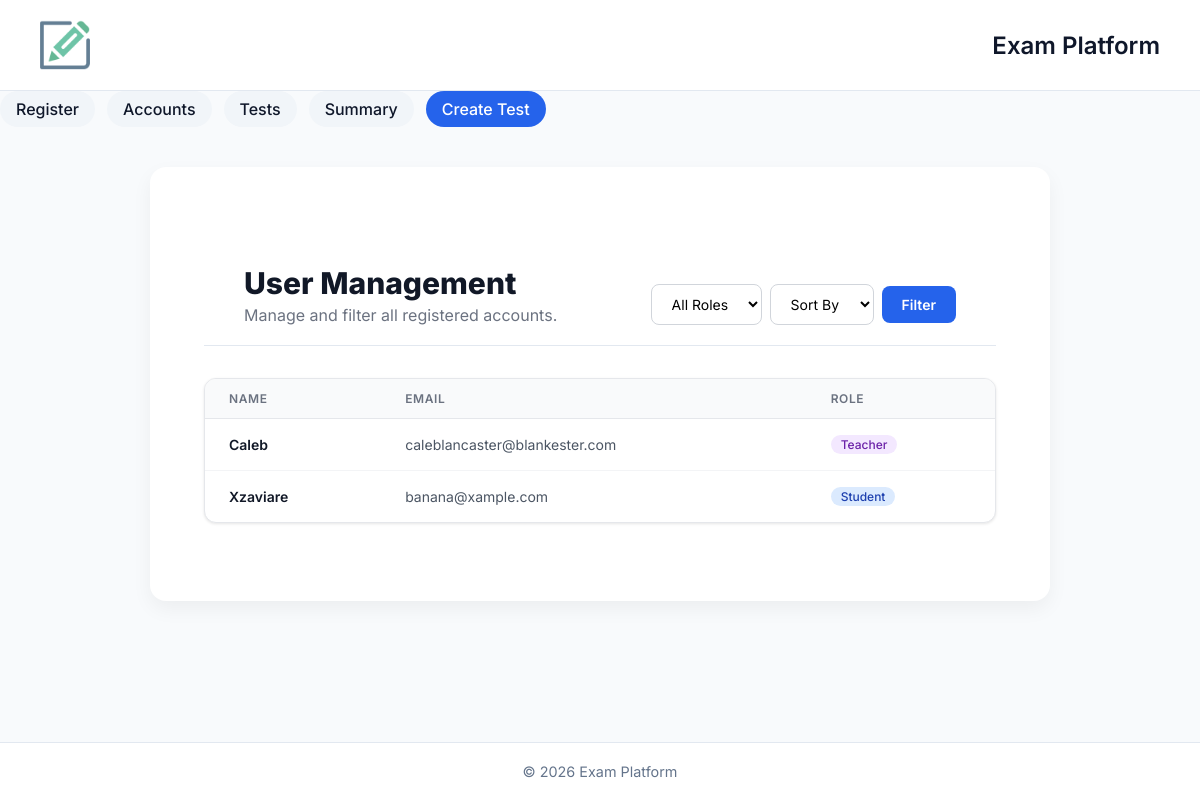
Screenshot of /accounts with the database file from the repository.
### app/models/user.py (models this page shows)
class User(db.Model):
    __tablename__ = "users"
    id = db.Column(db.Integer, primary_key=True)
    name = db.Column(db.String(100))
    email = db.Column(db.String(100))
    role = db.Column(db.Enum("student", "teacher"))
    created_at = db.Column(db.DateTime, default=db.func.current_timestamp())
    submissions = db.relationship("Submission", back_populates="student", foreign_keys="Submission.student_id")
    graded_submissions = db.relationship("Submission", back_populates="grader", foreign_keys="Submission.graded_by")
    tests_created = db.relationship("Test", back_populates="teacher")

### app/routes/routes.py (the view)
@bp.route("/accounts")
def accounts():
    users_query = User.query
    role_filter = request.args.get("role")
    sort_by = request.args.get("sort")
    if role_filter in ("student", "teacher"):
        users_query = users_query.filter_by(role=role_filter)
    if sort_by == "name":
        users_query = users_query.order_by(User.name)
    elif sort_by == "date":
        users_query = users_query.order_by(User.created_at.desc())
    users = users_query.all()
    return render_template("accounts.html", users=users)

### app/templates/accounts.html (shortened to what this page needs)
{% extends "base.html" %}
{% block content %}
<div class="manage-container">
    <header class="page-header">
        <div class="header-title">
            <h1>User Management</h1>
            <p>Manage and filter all registered accounts.</p>
        </div>
        <form method="GET" action="/accounts" class="filter-form">
            <select name="role" class="filter-select">
                <option value="">All Roles</option>
            </select>
            <select name="sort" class="filter-select">
                <option value="">Sort By</option>
            </select>
            <button type="submit" class="btn-filter">Filter</button>
        </form>
    </header>
    <div class="table-card">
        <table class="user-table">
            <thead>
                <tr>
                    <th>Name</th>
                    <th>Email</th>
                    <th>Role</th>
                </tr>
            </thead>
            <tbody>
                {% for user in users %}
                <tr>
                    <td class="user-name">{{ user.name }}</td>
                    <td class="user-email">{{ user.email }}</td>
                    <td>
                        <span class="badge {% if user.role == 'teacher' %}badge-teacher{% else %}badge-student{% endif %}">
                            {{ user.role }}
                        </span>
                    </td>
                </tr>
                {% else %}
                <tr>
                    <td colspan="3" class="empty-state">No users found matching your criteria.</td>
                </tr>
                {% endfor %}
            </tbody>
        </table>
    </div>
{% endblock %}

### app/templates/base.html (style rules this page uses)
* { margin: 0; padding: 0; box-sizing: border-box; font-family: 'Inter', sans-serif; }
body { background: #f8fafc; color: #0f172a; min-height: 100vh; display: flex; flex-direction: column; }
header { background: #ffffff; padding: 20px 40px; display: flex; justify-content: space-between; align-items: center; border-bottom: 1px solid #e2e8f0; }
h1 { font-size: 1.5rem; font-weight: 600; }

### app/templates/accounts.html (style rules this page uses)
.manage-container { max-width: 1100px; margin: 3rem auto; padding: 0 1.5rem; font-family: 'Inter', system-ui, -apple-system, sans-serif; }
.page-header { display: flex; flex-wrap: wrap; justify-content: space-between; align-items: flex-end; margin-bottom: 2rem; gap: 1.5rem; }
.header-title h1 { font-size: 1.875rem; font-weight: 800; color: #111827; margin: 0 0 0.25rem 0; }
.header-title p { color: #6b7280; margin: 0; }
.filter-form { display: flex; gap: 0.5rem; align-items: center; }
.filter-select { padding: 0.625rem 1rem; border-radius: 0.5rem; border: 1px solid #d1d5db; background-color: white; font-size: 0.875rem; transition: border-color 0.2s; }
.btn-filter { padding: 0.625rem 1.25rem; background-color: #2563eb; color: white; font-weight: 600; font-size: 0.875rem; border-radius: 0.5rem; border: none; cursor: pointer; transition: background-color 0.2s; }
.table-card { background: white; border-radius: 0.75rem; border: 1px solid #e5e7eb; box-shadow: 0 1px 3px rgba(0, 0, 0, 0.1); overflow: hidden; }
.user-table { width: 100%; border-collapse: collapse; text-align: left; }
.user-table thead { background-color: #f9fafb; border-bottom: 1px solid #e5e7eb; }
.user-table th { padding: 0.75rem 1.5rem; font-size: 0.75rem; font-weight: 600; text-transform: uppercase; letter-spacing: 0.05em; color: #6b7280; }
.user-table td { padding: 1rem 1.5rem; font-size: 0.875rem; border-bottom: 1px solid #f3f4f6; }
.user-table tr:last-child td { border-bottom: none; }
.user-name { font-weight: 600; color: #111827; }
.user-email { color: #4b5563; }
.badge { display: inline-flex; align-items: center; padding: 0.125rem 0.625rem; border-radius: 9999px; font-size: 0.75rem; font-weight: 500; text-transform: capitalize; }
.badge-teacher { background-color: #f3e8ff; color: #6b21a8; }
.badge-student { background-color: #dbeafe; color: #1e40af; }

### rows the page displays
User: name "Caleb", email "caleblancaster@blankester.com", role "Teacher"
User: name "Xzaviare", email "banana@xample.com", role "Student"
